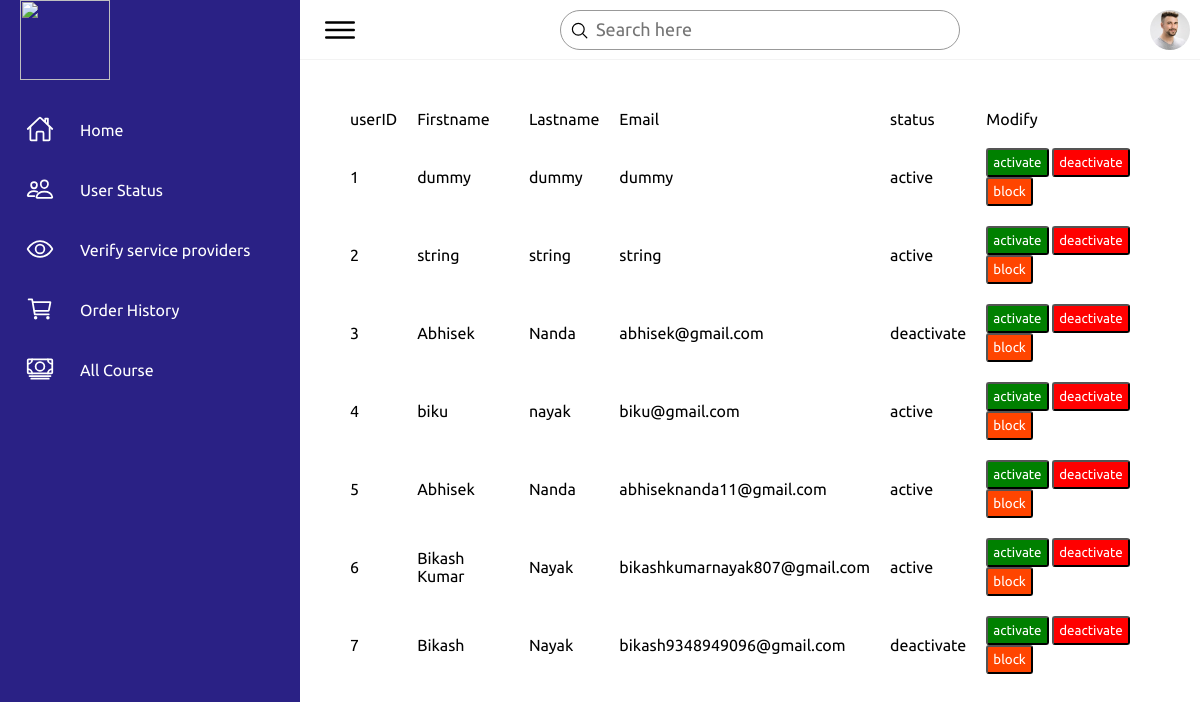
The app's page /AdminUserStatus with its own data.
### tables this page shows
CREATE TABLE user (User_id integer primary key,First_name varchar,Last_name varchar,Email varchar,Password BINARY(64), "status" INTEGER);

### main.py (the view)
@app.get('/AdminUserStatus')
def userstatus(request:Request):
    import admin
    user=admin.all_user()
    user_json=json.loads(user)
    return templates.TemplateResponse("admin(user-status).html",{"request":request,"users":user_json})

### templates/admin(user-status).html (shortened to what this page needs)
<!DOCTYPE html>
<html lang="en">
    <head>
        <link rel="stylesheet" href="/css/style.css">
    </head>
    <body>
        <div class="container">
            <div class="navigation">
                <ul>
                    <li>
                        <a href="admin(home).html">
                            <span class="icon">
                              <img src="/static/images/footer-logo.svg" alt="" style="width:90px;height:80px;margin-left:10px">
                            </span>
                        </a>
                    </li>
                    <li>
                        <a href="/admin">
                            <span class="icon">
                                <ion-icon name="home-outline"></ion-icon>
                            </span>
                            <span class="title">Home</span>
                        </a>
                    </li>
                    <li>
                        <a href="/AdminUserStatus">
                            <span class="icon">
                                <ion-icon name="people-outline"></ion-icon>
                            </span>
                            <span class="title">User Status</span>
                        </a>
                    </li>
                    <li>
                        <a href="/adminverifyjoinus">
                            <span class="icon">
                              <ion-icon name="eye-outline"></ion-icon>
                            </span>
                            <span class="title">Verify service providers</span>
                        </a>
                    </li>
                    <li>
                        <a href="/adminorderhistory">
                            <span class="icon">
                              <ion-icon name="cart-outline"></ion-icon>
                            </span>
                            <span class="title">Order History</span>
                        </a>
                    </li>
                    <li>
                        <a href="/AdminAllCourse">
                            <span class="icon">
                              <ion-icon name="cash-outline"></ion-icon>
                            </span>
                            <span class="title">All Course</span>
                        </a>
                    </li>
                </ul>
            </div>
            <div class="main">
                <div class="topbar">
                    <div class="toggle">
                        <ion-icon name="menu-outline"></ion-icon>
                    </div>
                    <div class="search">
                        <label>
                            <input type="text" placeholder="Search here">
                            <ion-icon name="search-outline"></ion-icon>
                        </label>
                    </div>
                    <div class="user">
                        <img src="/static/images/customer01.jpg" alt="">
                    </div>
                </div>
                <div class="mainContent">
                    <table>
                        <thead>
                            <tr>
                                <td>userID</td>
                                <td>Firstname</td>
                                <td>Lastname</td>
                                <td>Email</td>
                                <td>status</td>
                                <td>Modify</td>
                            </tr>
                        </thead>
                        <tbody>
                          {% for user in users %}
                            <tr>
                                <td>{{user["User_id"]}}</td>
                                <td>{{user["First_name"]}}</td>
                                <td>{{user["Last_name"]}}</td>
                                <td>{{user["Email"]}}</td>
                                {% if user["status"]  == 0 %}
                                  <td>active</td>
                                {% endif %}
                                {% if user["status"] == 1 %}
                                  <td>deactivate</td>
                                {% endif %}
                                <td>
                                    <a href="/{{user["User_id"]}}/activateuser"><button class="active" style="background-color: green;padding: 5px;border-radius: 3px;color: white;" >activate</button></a>
                                    <a href="/{{user["User_id"]}}/deactivateuser"><button class="deactivate" style="background-color: red;padding: 5px;border-radius: 3px;color: white;" onclick="">deactivate</button><a/>
                                      <a href="/{{user["User_id"]}}/blockuser"><button class="block" style="background-color: orangered;padding: 5px;border-radius: 3px;color: white;">block</button></a>
                                </td>
                            </tr>
                          {% endfor %}
                        </tbody>
                    </table>
                </div>
            </div>
    </body>
</html>

### static/css/style.css (style rules this page uses)
* { font-family: "Ubuntu", sans-serif; margin: 0; padding: 0; box-sizing: border-box; }
:root { --blue: #2a2185; --white: #fff; --gray: #f5f5f5; --black1: #222; --black2: #999; }
body { min-height: 100vh; overflow-x: hidden; }
.container { position: relative; width: 100%; }
.navigation { position: fixed; width: 300px; height: 100%; background: var(--blue); border-left: 10px solid var(--blue); transition: 0.5s; overflow: hidden; }
.navigation ul { position: absolute; top: 0; left: 0; width: 100%; }
.navigation ul li { position: relative; width: 100%; list-style: none; border-top-left-radius: 30px; border-bottom-left-radius: 30px; }
.navigation ul li:nth-child(1) { margin-bottom: 40px; pointer-events: none; }
.navigation ul li a { position: relative; display: block; width: 100%; display: flex; text-decoration: none; color: var(--white); }
.navigation ul li a .icon { position: relative; display: block; min-width: 60px; height: 60px; line-height: 75px; text-align: center; }
.navigation ul li a .icon ion-icon { font-size: 1.75rem; }
.navigation ul li a .title { position: relative; display: block; padding: 0 10px; height: 60px; line-height: 60px; text-align: start; white-space: nowrap; }
.main { position: absolute; width: calc(100% - 300px); left: 300px; min-height: 100vh; background: var(--white); transition: 0.5s; }
.topbar { width: 100%; height: 60px; display: flex; justify-content: space-between; align-items: center; padding: 0 10px; }
.toggle { position: relative; width: 60px; height: 60px; display: flex; justify-content: center; align-items: center; font-size: 2.5rem; cursor: pointer; }
.search { position: relative; width: 400px; margin: 0 10px; }
.search label { position: relative; width: 100%; }
.search label input { width: 100%; height: 40px; border-radius: 40px; padding: 5px 20px; padding-left: 35px; font-size: 18px; outline: none; border: 1px solid var(--black2); }
.search label ion-icon { position: absolute; top: 0; left: 10px; font-size: 1.2rem; }
.user { position: relative; width: 40px; height: 40px; border-radius: 50%; overflow: hidden; cursor: pointer; }
.user img { position: absolute; top: 0; left: 0; width: 100%; height: 100%; object-fit: cover; }

### records on screen
user: User_id "1", First_name "dummy", Last_name "dummy", Email "dummy", shows "active"
user: User_id "2", First_name "string", Last_name "string", Email "string", shows "active"
user: User_id "3", First_name "Abhisek", Last_name "Nanda", Email "abhisek@gmail.com", shows "deactivate"
user: User_id "4", First_name "biku", Last_name "nayak", Email "biku@gmail.com", shows "active"
user: User_id "5", First_name "Abhisek", Last_name "Nanda", Email "abhiseknanda11@gmail.com", shows "active"
user: User_id "6", First_name "Bikash Kumar", Last_name "Nayak", Email "bikashkumarnayak807@gmail.com", shows "active"
user: User_id "7", First_name "Bikash", Last_name "Nayak", Email "bikash9348949096@gmail.com", shows "deactivate"
